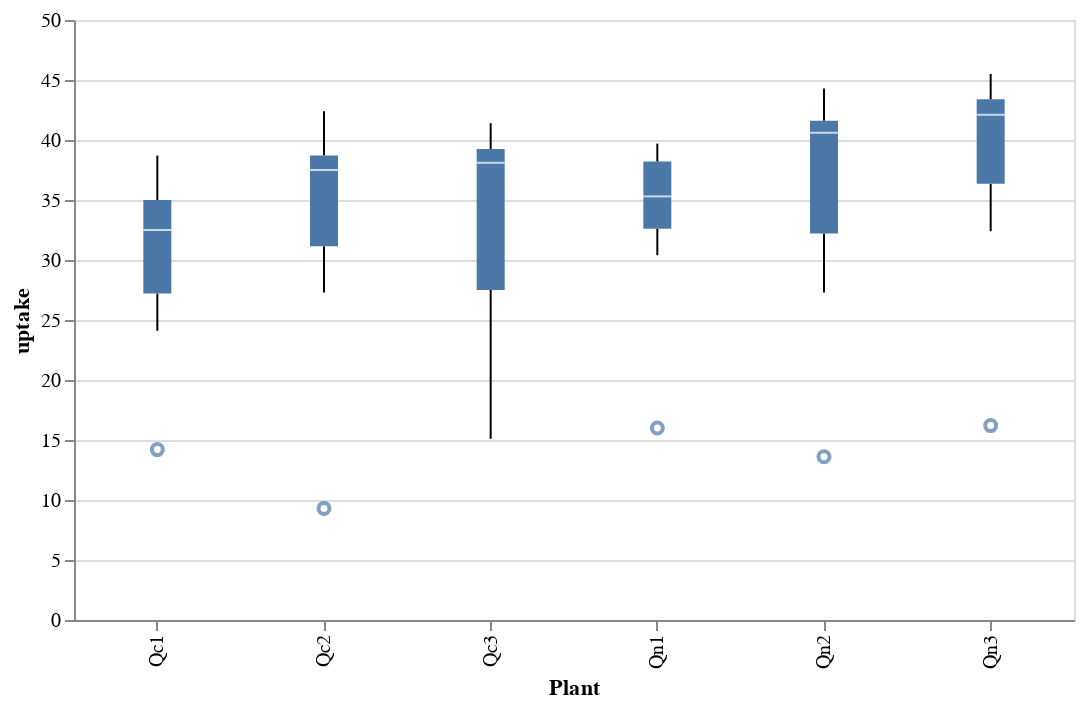

Notebook code for this chart:
### Code cell
alt.Chart(co2_select).mark_boxplot().encode(
    x='Plant', 
    y='uptake'
).properties(width=500)

### Figure 1 — Vega-Lite specification as saved in the notebook (floating-point values rounded to 4 significant figures)
{"config": {"view": {"continuousWidth": 400, "continuousHeight": 300}}, "data": {"name": "data-7d167c0e94e6b4f8237bf5cddcce0eeb"}, "mark": "boxplot", "encoding": {"x": {"type": "nominal", "field": "Plant"}, "y": {"type": "quantitative", "field": "uptake"}}, "width": 500, "$schema": "https://vega.github.io/schema/vega-lite/v4.8.1.json", "datasets": {"data-7d167c0e94e6b4f8237bf5cddcce0eeb": [{"id": 1, "Plant": "Qn1", "Type": "Quebec", "Treatment": "nonchilled", "conc": 95, "uptake": 16.0}, {"id": 2, "Plant": "Qn1", "Type": "Quebec", "Treatment": "nonchilled", "conc": 175, "uptake": 30.4}, {"id": 3, "Plant": "Qn1", "Type": "Quebec", "Treatment": "nonchilled", "conc": 250, "uptake": 34.8}, {"id": 4, "Plant": "Qn1", "Type": "Quebec", "Treatment": "nonchilled", "conc": 350, "uptake": 37.2}, {"id": 5, "Plant": "Qn1", "Type": "Quebec", "Treatment": "nonchilled", "conc": 500, "uptake": 35.3}, {"id": 6, "Plant": "Qn1", "Type": "Quebec", "Treatment": "nonchilled", "conc": 675, "uptake": 39.2}, {"id": 7, "Plant": "Qn1", "Type": "Quebec", "Treatment": "nonchilled", "conc": 1000, "uptake": 39.7}, {"id": 8, "Plant": "Qn2", "Type": "Quebec", "Treatment": "nonchilled", "conc": 95, "uptake": 13.6}, {"id": 9, "Plant": "Qn2", "Type": "Quebec", "Treatment": "nonchilled", "conc": 175, "uptake": 27.3}, {"id": 10, "Plant": "Qn2", "Type": "Quebec", "Treatment": "nonchilled", "conc": 250, "uptake": 37.1}, {"id": 11, "Plant": "Qn2", "Type": "Quebec", "Treatment": "nonchilled", "conc": 350, "uptake": 41.8}, {"id": 12, "Plant": "Qn2", "Type": "Quebec", "Treatment": "nonchilled", "conc": 500, "uptake": 40.6}, {"id": 13, "Plant": "Qn2", "Type": "Quebec", "Treatment": "nonchilled", "conc": 675, "uptake": 41.4}, {"id": 14, "Plant": "Qn2", "Type": "Quebec", "Treatment": "nonchilled", "conc": 1000, "uptake": 44.3}, {"id": 15, "Plant": "Qn3", "Type": "Quebec", "Treatment": "nonchilled", "conc": 95, "uptake": 16.2}, {"id": 16, "Plant": "Qn3", "Type": "Quebec", "Treatment": "nonchilled", "conc": 175, "uptake": 32.4}, {"id": 17, "Plant": "Qn3", "Type": "Quebec", "Treatment": "nonchilled", "conc": 250, "uptake": 40.3}, {"id": 18, "Plant": "Qn3", "Type": "Quebec", "Treatment": "nonchilled", "conc": 350, "uptake": 42.1}, {"id": 19, "Plant": "Qn3", "Type": "Quebec", "Treatment": "nonchilled", "conc": 500, "uptake": 42.9}, {"id": 20, "Plant": "Qn3", "Type": "Quebec", "Treatment": "nonchilled", "conc": 675, "uptake": 43.9}, {"id": 21, "Plant": "Qn3", "Type": "Quebec", "Treatment": "nonchilled", "conc": 1000, "uptake": 45.5}, {"id": 22, "Plant": "Qc1", "Type": "Quebec", "Treatment": "chilled", "conc": 95, "uptake": 14.2}, {"id": 23, "Plant": "Qc1", "Type": "Quebec", "Treatment": "chilled", "conc": 175, "uptake": 24.1}, {"id": 24, "Plant": "Qc1", "Type": "Quebec", "Treatment": "chilled", "conc": 250, "uptake": 30.3}, {"id": 25, "Plant": "Qc1", "Type": "Quebec", "Treatment": "chilled", "conc": 350, "uptake": 34.6}, {"id": 26, "Plant": "Qc1", "Type": "Quebec", "Treatment": "chilled", "conc": 500, "uptake": 32.5}, {"id": 27, "Plant": "Qc1", "Type": "Quebec", "Treatment": "chilled", "conc": 675, "uptake": 35.4}, {"id": 28, "Plant": "Qc1", "Type": "Quebec", "Treatment": "chilled", "conc": 1000, "uptake": 38.7}, {"id": 29, "Plant": "Qc2", "Type": "Quebec", "Treatment": "chilled", "conc": 95, "uptake": 9.3}, {"id": 30, "Plant": "Qc2", "Type": "Quebec", "Treatment": "chilled", "conc": 175, "uptake": 27.3}, {"id": 31, "Plant": "Qc2", "Type": "Quebec", "Treatment": "chilled", "conc": 250, "uptake": 35.0}, {"id": 32, "Plant": "Qc2", "Type": "Quebec", "Treatment": "chilled", "conc": 350, "uptake": 38.8}, {"id": 33, "Plant": "Qc2", "Type": "Quebec", "Treatment": "chilled", "conc": 500, "uptake": 38.6}, {"id": 34, "Plant": "Qc2", "Type": "Quebec", "Treatment": "chilled", "conc": 675, "uptake": 37.5}, {"id": 35, "Plant": "Qc2", "Type": "Quebec", "Treatment": "chilled", "conc": 1000, "uptake": 42.4}, {"id": 36, "Plant": "Qc3", "Type": "Quebec", "Treatment": "chilled", "conc": 95, "uptake": 15.1}, {"id": 37, "Plant": "Qc3", "Type": "Quebec", "Treatment": "chilled", "conc": 175, "uptake": 21.0}, {"id": 38, "Plant": "Qc3", "Type": "Quebec", "Treatment": "chilled", "conc": 250, "uptake": 38.1}, {"id": 39, "Plant": "Qc3", "Type": "Quebec", "Treatment": "chilled", "conc": 350, "uptake": 34.0}, {"id": 40, "Plant": "Qc3", "Type": "Quebec", "Treatment": "chilled", "conc": 500, "uptake": 38.9}, {"id": 41, "Plant": "Qc3", "Type": "Quebec", "Treatment": "chilled", "conc": 675, "uptake": 39.6}, {"id": 42, "Plant": "Qc3", "Type": "Quebec", "Treatment": "chilled", "conc": 1000, "uptake": 41.4}]}}
